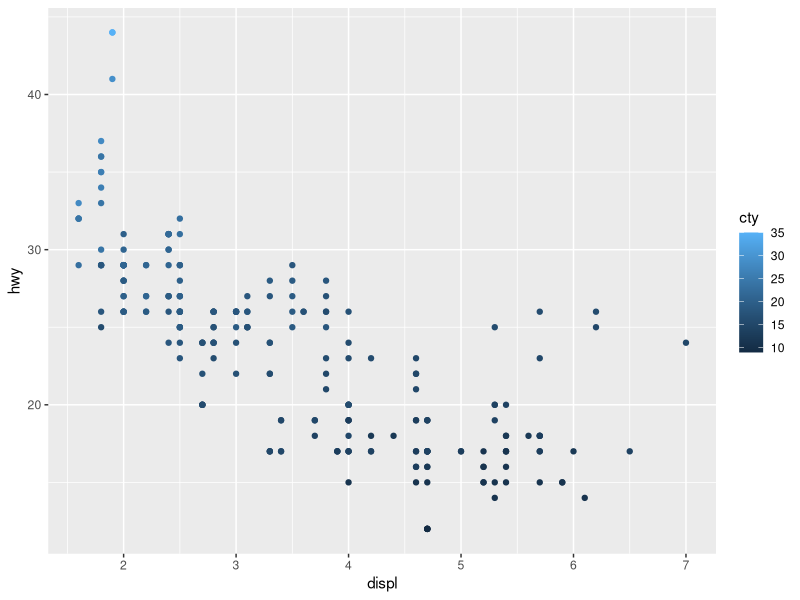
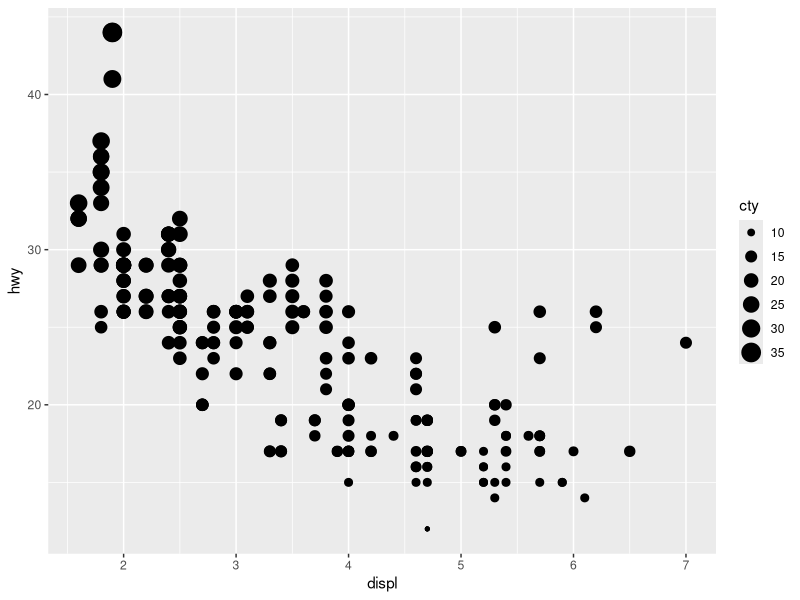

Write R code to recreate these figures, in order. (Note: this script raises an error after producing the figures.)
# *********DATA VISUALIZATION PART II - R4DS_Chapter_3b*****

library(tidyverse)

ggplot(data = mpg) + 
  geom_point(mapping = aes(x = displ, 
                           y = hwy,
                           colour = cty))

ggplot(data = mpg) + 
  geom_point(mapping = aes(x = displ, 
                           y = hwy,
                           size = cty))

ggplot(data = mpg) + 
  geom_point(mapping = aes(x = displ, 
                           y = hwy,
                           shape = cty)) # R so tem 5 ou 6 diferentes tipos de formas disponiveis, por isso da erro, city tem muito mais dados que 5 ou 6


# CATEGORICAL DATA

ggplot(data = mpg) + 
  geom_point(mapping = aes(x = displ, 
                           y = hwy,
                           colour = drv))

ggplot(data = mpg) + 
  geom_point(mapping = aes(x = displ, 
                           y = hwy,
                           size = drv))

ggplot(data = mpg) + 
  geom_point(mapping = aes(x = displ, 
                           y = hwy,
                           shape = drv,
                           color = drv))

ggplot(data = mpg) +
  geom_point(mapping = aes()) 


ggplot(data = mpg) + 
  geom_point(mapping = aes(x = cty, 
                           y = hwy,
                           color = displ < 5))


ggplot(data = mpg) + 
  geom_point(mapping = aes(x = cty, 
                           y = hwy,
                           color = displ < mean(displ)))

ggplot(data = mpg) + 
  geom_point(mapping = aes(x = cty, 
                           y = hwy,
                           color = class))

# *********DATA VISUALIZATION PART III - R4DS_Chapter_3c*****

ggplot(data = mpg) + 
  geom_point(mapping = aes(x = displ, y = hwy)) +
  geom_smooth(mapping = aes(x = displ, y = hwy))

#GLOBAL MAPPING

ggplot(data = mpg, mapping = aes(x = displ, y = hwy)) + 
  geom_point() +
  geom_smooth() 

# GLOBAL + LOCAL MAPPING

ggplot(data = mpg, mapping = aes(x = displ, y = hwy)) + 
  geom_point(mapping = aes(shape = fl)) +
  geom_smooth(mapping = aes(colour = drv))

ggplot(mapping = aes(x = displ, y = hwy), data = mpg) + 
  geom_point()


ggplot(data = mpg, mapping = aes(x = displ, y = hwy, colour = drv))  + 
  geom_point()

ggplot(mpg)  + 
  geom_point(aes(x = displ, y = hwy, colour = drv))


ggplot(mpg)  + 
  geom_point(aes(displ, hwy, colour = drv))


# *********Aesthetics vs Attributes**********

ggplot(data = mpg) +
  geom_point(mapping = aes(x = displ, y = hwy, size = cty))

ggplot(data = mpg) +
  geom_point(mapping = aes(x = displ, 
                           y = hwy), 
             size = 5)


ggplot(data = mpg) +
  geom_point(mapping = aes(x = displ, 
                           y = hwy, 
                           size = cty, 
                           colour = cty))


ggplot(data = mpg) +
  geom_point(mapping = aes(x = displ, 
                           y = hwy), 
             size = 3, 
             colour = 'pink')



ggplot(data = mpg, mapping = aes(x = displ, y = hwy)) + 
  geom_point(shape = 24,
             colour = 'blue', 
             fill = 'red') +
  geom_smooth()


ggplot(data = mpg) +
  geom_point(mapping = aes(x = displ, y = hwy, color ="blue"))

# **************DATA VISUALIZATION IV **************

ggplot(mpg) +
  geom_point(aes(x = displ, y = hwy)) + 
  facet_wrap(~ class, nrow =2) # NUMERO DE LINHAS EM QUE SERAO APRESENTADAS AS FACETAS

ggplot(mpg) +
  geom_point(aes(x = displ, y = hwy)) +
  facet_wrap(~ class, ncol = 3) # NUMERO DE COLUNAS EM QUE SERAO APRESENTADAS AS FACETAS

ggplot(data = mpg) +
  geom_point(mapping = aes(x = displ, y = hwy)) +
  facet_grid(drv ~ class)

ggplot(data = mpg) +
  geom_point(mapping = aes(x = displ, y = hwy)) +
  facet_grid(drv ~ .)

ggplot(data = mpg) +
  geom_point(mapping = aes(x = displ, y = hwy)) +
  facet_grid(. ~ class)

ggplot(mpg) +
  geom_point(aes(x = displ, y = hwy)) + 
  facet_wrap(~ cty)
